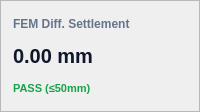
                                            <widget class="QFrame" name="card_kpi_diff_settle">
                                              <property name="frameShape">
                                                <enum>QFrame::StyledPanel</enum>
                                              </property>
                                              <property name="minimumSize">
                                                <size>
                                                  <width>160</width>
                                                  <height>112</height>
                                                </size>
                                              </property>
                                              <property name="styleSheet">
                                                <string>QFrame#card_kpi_diff_settle { background-color: #ffffff; border: 1px solid #e2e8f0; border-radius: 8px; }</string>
                                              </property>
                                              <layout class="QVBoxLayout" name="vbox_card_kpi_diff_settle">
                                                <property name="spacing">
                                                  <number>4</number>
                                                </property>
                                                <property name="leftMargin">
                                                  <number>12</number>
                                                </property>
                                                <property name="topMargin">
                                                  <number>10</number>
                                                </property>
                                                <property name="rightMargin">
                                                  <number>12</number>
                                                </property>
                                                <property name="bottomMargin">
                                                  <number>10</number>
                                                </property>
                                                <item>
                                                  <widget class="QLabel" name="lbl_title_card_kpi_diff_settle">
                                                    <property name="text">
                                                      <string>FEM Diff. Settlement</string>
                                                    </property>
                                                    <property name="styleSheet">
                                                      <string>color: #64748b; font-size: 12px; font-weight: 600; border: none;</string>
                                                    </property>
                                                    <property name="minimumSize">
                                                      <size>
                                                        <width>0</width>
                                                        <height>20</height>
                                                      </size>
                                                    </property>
                                                  </widget>
                                                </item>
                                                <item>
                                                  <widget class="QLabel" name="lbl_kpi_diff_settle_val">
                                                    <property name="text">
                                                      <string>0.00 mm</string>
                                                    </property>
                                                    <property name="styleSheet">
                                                      <string>color: #0f172a; font-size: 20px; font-weight: 700; border: none;</string>
                                                    </property>
                                                    <property name="minimumSize">
                                                      <size>
                                                        <width>0</width>
                                                        <height>32</height>
                                                      </size>
                                                    </property>
                                                  </widget>
                                                </item>
                                                <item>
                                                  <widget class="QLabel" name="lbl_kpi_diff_settle_delta">
                                                    <property name="text">
                                                      <string>PASS (≤50mm)</string>
                                                    </property>
                                                    <property name="styleSheet">
                                                      <string>color: #16a34a; font-size: 11px; font-weight: 600; border: none;</string>
                                                    </property>
                                                    <property name="minimumSize">
                                                      <size>
                                                        <width>0</width>
                                                        <height>20</height>
                                                      </size>
                                                    </property>
                                                  </widget>
                                                </item>
                                              </layout>
                                            </widget>
